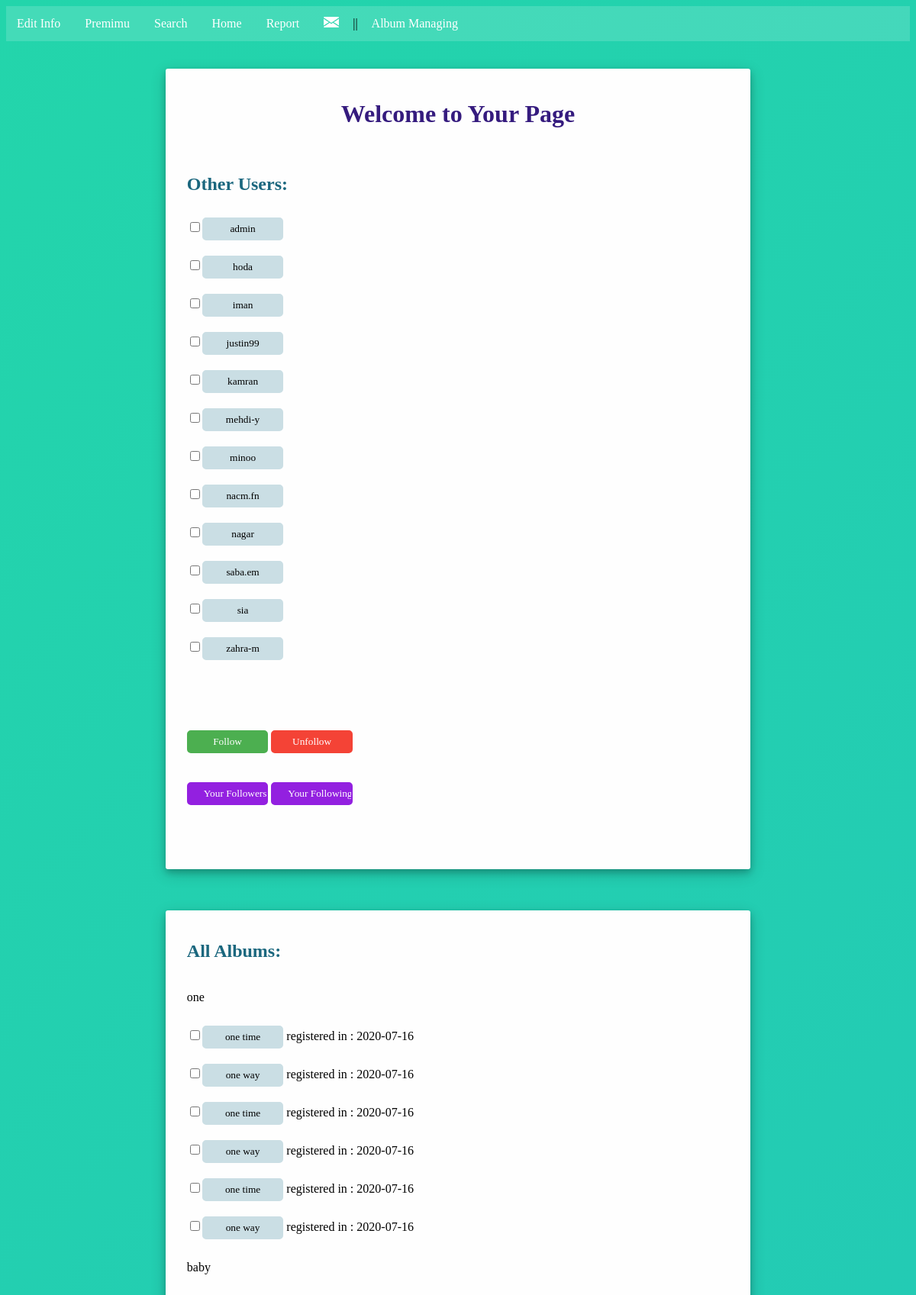
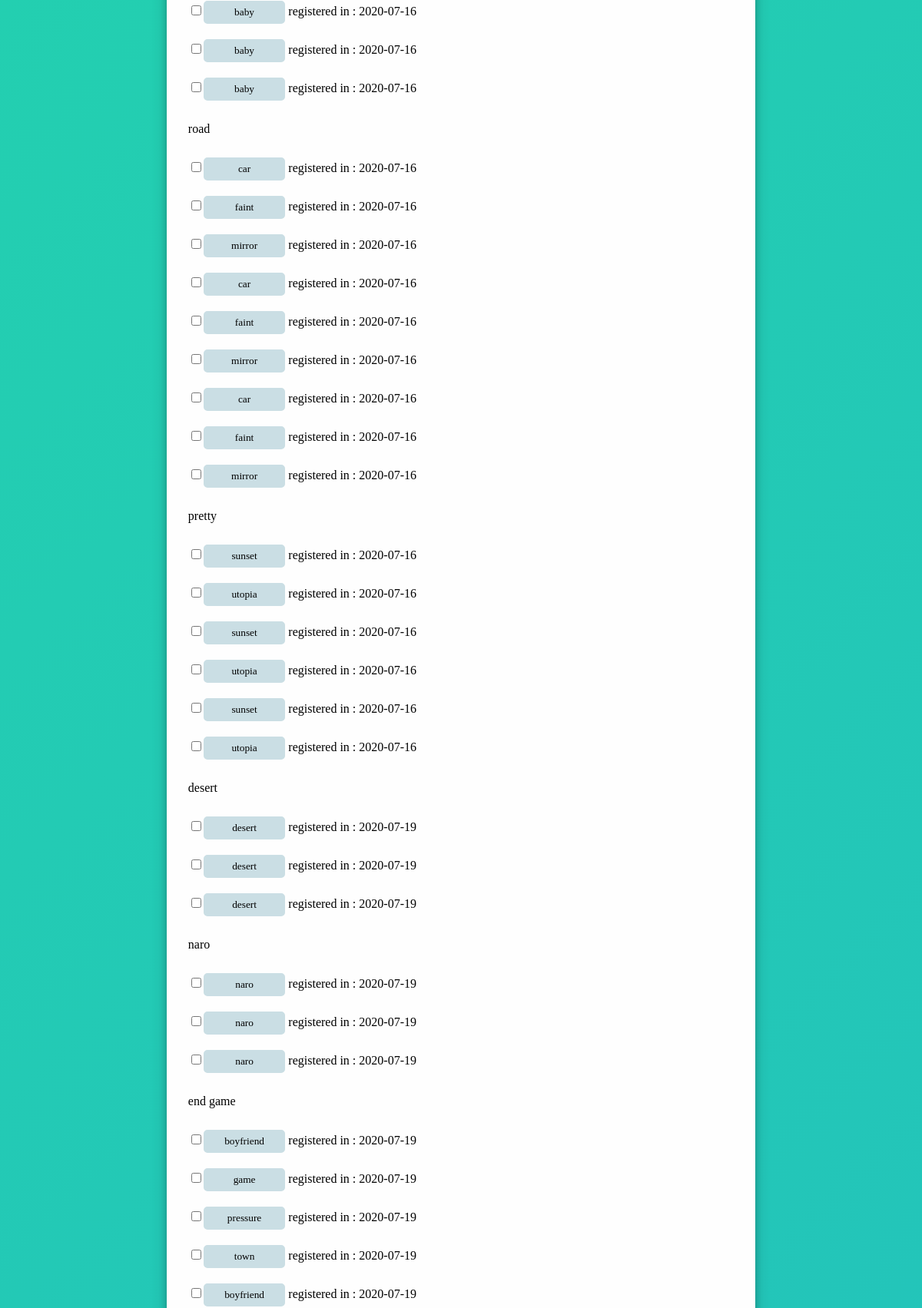
The app's page /common.php (upper part) with its own data (2 pictures, top to bottom).
### tables this page shows
CREATE TABLE `user` (
  `username` varchar(30) NOT NULL,
  `pass` varchar(150) NOT NULL,
  `hashedpass` varchar(150) NOT NULL,
  `email` varchar(50) NOT NULL,
  `userType` char(1) NOT NULL
);

### common.php (the view, shortened to what this page needs)
<!DOCTYPE html>
    <html lang="en">
        <head>
            <link rel="stylesheet" type="text/css" href="css/c3.css">
        </head>
        <body>
        <?php
            $servername = "localhost";
            $username = "username";
            $password = "password";
            $dataBase = "db6";
            $user = $_SESSION['username'];
            $conn = new mysqli($servername, $username, $password, $dataBase);
            ?>
            <div class="scrollmenu">
    <a href="info.php?username=".$user name="home">Edit Info</a>
    <a href="premium.php?username=".$user name="home">Premimu</a>
    <a href="search.php?username=".$user name="home">Search</a>
    <a href="main.php" name="home">Home</a>
    <a href="report.php" name="home">Report</a>
    <a href="mail.php?username=".$user name="home"><img alt="bl" src="pics/envel.png" class="images" /></a>
    ||
    <a href="album.php?username=".$user name="home">Album Managing</a>
  </div>
<?php
$names = "SELECT username FROM User WHERE username!='".$user."' ";
$result = $conn->query($names);
?>
<br><br>
<div class="form1">
    <form method="post" action=<?php echo htmlspecialchars($_SERVER["PHP_SELF"]);?>>
    <?php
    echo' <h1> '.$user.' Welcome to Your Page</h1><br>
    <h2> Other Users:</h2>';
if ($result->num_rows > 0) {
    while($row = $result->fetch_assoc()) {
        echo '<input type="checkbox" name="checkUser[]" value="'.$row["username"].'">';
        echo '<input type="submit" class="usrbtn" name="userbttn[]" value="'.$row["username"].'" ><br>';
    }
}
echo '<br><br><br><br>
    <input type="submit" class="sbmtbtn" name="follow" value="Follow"/>
    <input type="submit" class="cnclbtn" name="unfollow" value="Unfollow"/>
    <br><br>
    <input type="submit" class="flbtn" name="yourfollowers" value="Your Followers"/>
    <input type="submit" class="flbtn"name="yourfollowings" value="Your Followings"/><br><br><br><br>
    ';
?>
</form>
</div>
<br><br><br>
<?php
$albums = "SELECT DISTINCT AlbumTitle FROM Album";
$albresult = $conn->query($albums);
?>
<div class="form1">
    <form method="post" action=<?php echo htmlspecialchars($_SERVER["PHP_SELF"]);?>>
    <h2> All Albums:</h2>
    <?php
    if ($albresult->num_rows > 0) {
        while($alrow = $albresult->fetch_array()) {
            $src=$alrow[0];
            echo '<br>'.$src.'<br><br>';
            $sns = "SELECT Mname,regDate FROM Album WHERE AlbumTitle='".$src."'";
            $snresult = $conn->query($sns);
            if ($snresult->num_rows > 0) {
                while($snrow = $snresult->fetch_assoc()) {
                    echo '<input type="checkbox" name="checksng[]" value="'.$snrow["Mname"].'">';
                    echo '<input type="submit" class="usrbtn" name="songbttn[]" value="'.$snrow["Mname"].'" >';
                    echo ' registered in : '.$snrow["regDate"].'<br>';
                }
        }
}
    }
echo '<br><br><br><br>
    <input type="submit" class="sbmtbtn" name="like" value="Like"/>
    <input type="submit" class="cnclbtn" name="unlike" value="Unlike"/>
    <input type="submit" class="flbtn" name="play" value="Play"/><br><br>
    Playlist Name:<input type="text" name="pname" id="">
    <input type="submit" class="sbmtbtn" name="playlist" value="Add to Playlist"/><br><br>
    <br><br>';
?>
</form>
</div>
<br><br><br>
</body>
</html>

### css/c3.css (style rules this page uses)
body { font-family:Verdana; background: linear-gradient(-45deg,#EE7752,#E73C7E,#23A6D5,#23D5AB); background-size: 400% 400%; position: relative; animation:change 10s ease-in-out infinite; }
h1 { color: rgb(53, 27, 126); text-align: center; }
h2 { color: rgb(27, 103, 126); text-align: left; }
div.scrollmenu { background-color: rgba(255, 255, 255, .15); overflow: auto; white-space: nowrap; }
div.scrollmenu a { display: inline-block; color: #ffffff; text-align: center; padding: 14px; text-decoration: none; }
.images { top: 0; bottom: 0; left: 0; right: 0; margin: auto; }
div.form1 { display: block; text-align: center; }
form { box-shadow: 0 4px 8px 0 rgba(0, 0, 0, 0.2), 0 6px 20px 0 rgba(0, 0, 0, 0.19); height:min-content; text-align: left; display:inline-block; background-color: #fefefe; border-radius: 3px; width: 60%; padding: 20px 28px; margin-left: auto; margin-right: auto; }
input[type=submit] { width: 15% !important; padding: 5px 20px; margin: 10px 0; box-sizing: border-box; font-family:Verdana; border-radius: 5px; border-style: solid; border-width: 2px; color: rgb(255, 255, 255); }
.cnclbtn { background-color: #f44336; border-color: #f44336; }
.sbmtbtn { background-color: #4CAF50; border-color: #4CAF50; }
.usrbtn { background-color: #cadee4; border-color: #cadee4; color: black !important; }
.flbtn { background-color: rgb(147, 32, 224); border-color: rgb(147, 32, 224); }

### records on screen
user: username "admin"
user: username "hoda"
user: username "iman"
user: username "justin99"
user: username "kamran"
user: username "mehdi-y"
user: username "minoo"
user: username "nacm.fn"
user: username "nagar"
user: username "saba.em"
user: username "sia"
user: username "zahra-m"

### other values on screen
$src "one"
$snrow["regDate"] "2020-07-16"
$src "baby"
$src "road"
$src "pretty"
$src "desert"
$snrow["regDate"] "2020-07-19"
$src "naro"
$src "end game"
